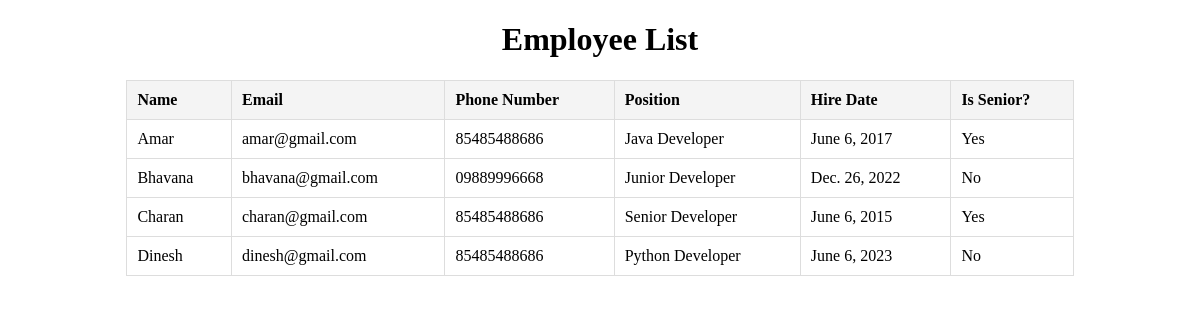
Screenshot of /people/employees/ with the database file from the repository.
### people/models.py (models this page shows, shortened)
class Person(models.Model):
    name = models.CharField(max_length=100)
    email = models.EmailField(unique=True)
    phone_number = models.CharField(max_length=100)
    date_of_birth = models.DateField()
    class Meta:
        abstract = True

class Employee(Person):
    employee_id = models.CharField(max_length=10, unique=True)
    position = models.CharField(max_length=100)
    hire_date = models.DateField()

### people/views.py (the view)
# urls.py: path('employees/', EmployeeListView.as_view()),
class EmployeeListView(ListView):
    model = EmployeeProxy
    template_name = 'people/employee_list.html'
    context_object_name = 'employees'

### people/models.py (called while the page is built)
    def is_senior(self):
        from datetime import date
        return (date.today() - self.hire_date).days > 5 * 365

### people/templates/people/employee_list.html (shortened to what this page needs)
<!DOCTYPE html>
<html lang="en">
<head>
</head>
<body>
    <h1 style="text-align: center;">Employee List</h1>
    <table>
        <thead>
            <tr>
                <th>Name</th>
                <th>Email</th>
                <th>Phone Number</th>
                <th>Position</th>
                <th>Hire Date</th>
                <th>Is Senior?</th>
            </tr>
        </thead>
        <tbody>
            {% for employee in employees %}
            <tr>
                <td>{{ employee.name }}</td>
                <td>{{ employee.email }}</td>
                <td>{{ employee.phone_number }}</td>
                <td>{{ employee.position }}</td>
                <td>{{ employee.hire_date }}</td>
                <td>{% if employee.is_senior %}Yes{% else %}No{% endif %}</td>
            </tr>
            {% endfor %}
        </tbody>
    </table>
</body>
</html>

### people/templates/people/employee_list.html (style rules this page uses)
table { width: 80%; margin: 0 auto; border-collapse: collapse; }
th, td { padding: 10px; text-align: left; border: 1px solid #ddd; }
th { background-color: #f4f4f4; }

### rows the page displays
Employee: name "Amar", email "amar@gmail.com", phone_number "85485488686", position "Java Developer", hire_date "June 6, 2017", shows "Yes"
Employee: name "Bhavana", email "bhavana@gmail.com", phone_number "09889996668", position "Junior Developer", hire_date "Dec. 26, 2022", shows "No"
Employee: name "Charan", email "charan@gmail.com", phone_number "85485488686", position "Senior Developer", hire_date "June 6, 2015", shows "Yes"
Employee: name "Dinesh", email "dinesh@gmail.com", phone_number "85485488686", position "Python Developer", hire_date "June 6, 2023", shows "No"
